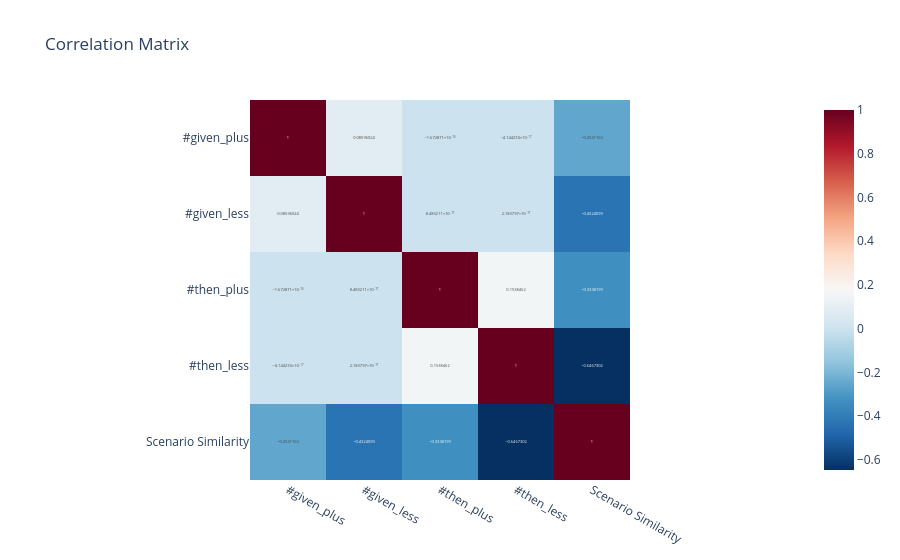

The code cell stored with this chart in its notebook:
### Code cell
import plotly.express as px

# Compute the correlation matrix for the specified columns
correlation_matrix = given_then_df[['#given_plus', '#given_less', '#then_plus', '#then_less', 'Scenario Similarity']].corr()

# Generate a heatmap using Plotly
fig = px.imshow(correlation_matrix, 
                text_auto=True, 
                color_continuous_scale='RdBu_r', 
                title="Correlation Matrix")

# Show the plot
fig.show()

### Figure 1 — Plotly figure (JSON) as saved in the notebook; plotly's stock layout.template omitted (floating-point values rounded to 4 significant figures)
{"data": [{"coloraxis": "coloraxis", "hovertemplate": "x: %{x}<br>y: %{y}<br>color: %{z}<extra></extra>", "name": "0", "texttemplate": "%{z}", "type": "heatmap", "x": ["#given_plus", "#given_less", "#then_plus", "#then_less", "Scenario Similarity"], "xaxis": "x", "y": ["#given_plus", "#given_less", "#then_plus", "#then_less", "Scenario Similarity"], "yaxis": "y", "z": [[1, 0.08596, -1.673e-16, -4.144e-17, -0.2551], [0.08596, 1, 8.483e-17, 2.184e-17, -0.4324], [-1.673e-16, 8.483e-17, 1, 0.1538, -0.3338], [-4.144e-17, 2.184e-17, 0.1538, 1, -0.6467], [-0.2551, -0.4324, -0.3338, -0.6467, 1]]}], "layout": {"coloraxis": {"colorscale": [[0, "rgb(5,48,97)"], [0.1, "rgb(33,102,172)"], [0.2, "rgb(67,147,195)"], [0.3, "rgb(146,197,222)"], [0.4, "rgb(209,229,240)"], [0.5, "rgb(247,247,247)"], [0.6, "rgb(253,219,199)"], [0.7, "rgb(244,165,130)"], [0.8, "rgb(214,96,77)"], [0.9, "rgb(178,24,43)"], [1, "rgb(103,0,31)"]]}, "title": {"text": "Correlation Matrix"}, "xaxis": {"anchor": "y", "constrain": "domain", "domain": [0, 1], "scaleanchor": "y"}, "yaxis": {"anchor": "x", "autorange": "reversed", "constrain": "domain", "domain": [0, 1]}}}
